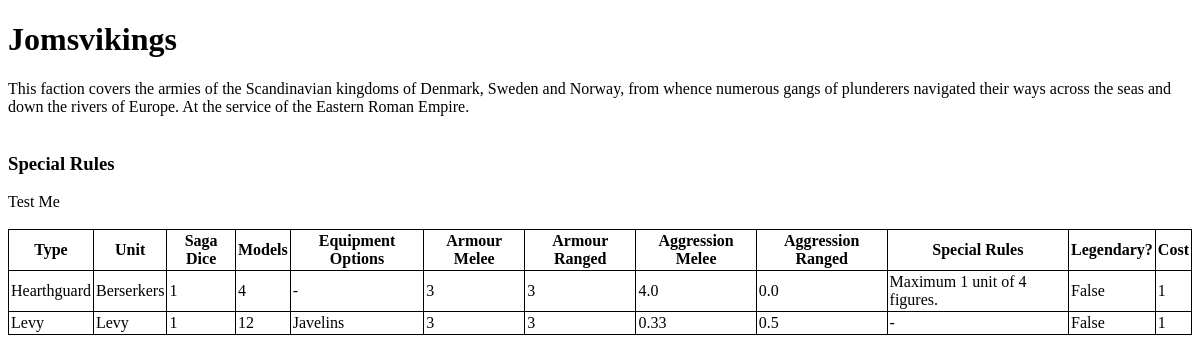
/saga/results/4, run on the app's committed database.
### saga/models.py (models this page shows, shortened)
class Faction(models.Model):
    id = models.AutoField(primary_key=True)
    name = models.CharField(max_length = 30)
    description = models.TextField(default = "")
    specialRules = models.TextField(default = "-")

class Unit(models.Model):
    id = models.AutoField(primary_key=True)
    sagaDice = models.PositiveIntegerField(default = 1)
    cost = models.PositiveIntegerField(default = 1)
    unitType = models.CharField(max_length = 20, default = "Hearthguard", choices=So.unitOptions)
    unitName = models.CharField(max_length = 50, default = "Hearthguard")
    numModels = models.PositiveIntegerField(default = 4)
    equipment = models.CharField(max_length = 50, default = "-", choices=So.equipmentOptions)
    armourMelee = models.PositiveIntegerField(default = 5)
    armourRanged = models.PositiveIntegerField(default = 5)
    aggMelee = models.FloatField(default = 2)
    aggRanged = models.FloatField(default = 0)
    specialRules = models.TextField(default = "-")
    isLegendary = models.BooleanField(default = False)
    factionId = models.ForeignKey(Faction, on_delete = models.CASCADE)

### saga/views.py (the view)
# urls.py: path("results/<int:factionId>",views.results, name = 'results'),
def results(request,factionId):
    faction = Faction.objects.filter(id = factionId)
    if faction.count() > 0:
        unitList = Unit.objects.filter(factionId__id = factionId)
        if unitList.count() > 0:
            heroList = Unit.objects.filter(factionId__id = factionId, unitType = "Hero").order_by("unitName")
            hearthguardList = Unit.objects.filter(factionId__id = factionId, unitType = "Hearthguard").order_by("unitName")
            warriorList = Unit.objects.filter(factionId__id = factionId, unitType = "Warrior").order_by("unitName")
            levyList = Unit.objects.filter(factionId__id = factionId, unitType = "Levy").order_by("unitName")
            unitSet = [heroList,hearthguardList,warriorList,levyList]
            context = {
                "unitSet" : unitSet,
                "faction" : faction
                }
            return render(request, "saga/results.html", context)
        else:
            return render(request, "saga/results.html")
    else:
        return redirect(reverse('saga:index'))

### saga/templates/saga/results.html (shortened to what this page needs)
<!DOCTYPE html>
<html lang="en">
{% load static %}
<link rel="stylesheet" href = "{%static 'saga/style.css'%}">
<head>
</head>
<body>
    {% if faction %}
        <header>
            <h1>{{faction.first.name}}</h1>
        </header>
        <p1>
            {{faction.first.description}}
        </p1>
        {%if faction.first.specialRules != "-"%}
          <br><br>
          <h3>Special Rules</h3>
          <p1>{{faction.first.specialRules}}</p1>
        {%endif%}
        <br><br>
        <main>
            <table>
                <tr>
                  <th>Type</th>
                  <th>Unit</th>
                  <th>Saga Dice</th>
                  <th>Models</th>
                  <th>Equipment Options</th>
                  <th>Armour Melee</th>
                  <th>Armour Ranged</th>
                  <th>Aggression Melee</th>
                  <th>Aggression Ranged</th>
                  <th>Special Rules</th>
                  <th>Legendary?</th>
                  <th>Cost</th>
                </tr>
                {% for collection in unitSet %}
                  {% for unit in collection %}
                    <tr>
                      <td>{{unit.unitType}}</td>
                      <td>{{unit.unitName}}</td>
                      <td>{{unit.sagaDice}}</td>
                      <td>{{unit.numModels}}</td>
                      <td>{{unit.equipment}}</td>
                      <td>{{unit.armourMelee}}</td>
                      <td>{{unit.armourRanged}}</td>
                      <td>{{unit.aggMelee}}</td>
                      <td>{{unit.aggRanged}}</td>
                      <td>{{unit.specialRules}}</td>
                      <td>{{unit.isLegendary}}</td>
                      <td>{{unit.cost}}</td>
                    </tr>
                  {% endfor %}
                {% endfor %}
              </table>
        </main>
    {% else %}
        Faction not found, change this to redirect
    {% endif %}
</body>
</html>

### saga/static/saga/style.css (style rules this page uses)
table { border-collapse: collapse; border: 1px solid black; table-layout: fixed; }
th,td { border: 1px solid black; padding: 2px; }

### data on the page
Faction: first.name "Jomsvikings", first.description "This faction covers the armies of the Scandinavian kingdoms of Denmark, Sweden and Norway, from whence numerous gangs of plunderers navigated their ways across the seas and down the rivers of Europe. At the service of the Eastern Roman Empire.", first.specialRules "Test Me"
Unit: unitType "Hearthguard", unitName "Berserkers", sagaDice "1", numModels "4", equipment "-", armourMelee "3", armourRanged "3", aggMelee "4.0", aggRanged "0.0", specialRules "Maximum 1 unit of 4 figures.", isLegendary "False", cost "1"
Unit: unitType "Levy", unitName "Levy", sagaDice "1", numModels "12", equipment "Javelins", armourMelee "3", armourRanged "3", aggMelee "0.33", aggRanged "0.5", specialRules "-", isLegendary "False", cost "1"
